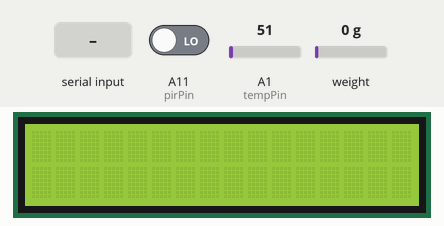
The sketch below on a simulated Arduino Mega 2560, built with avr-gcc and run on an emulated ATmega2560. Parts: 16×2 character LCD. The test bench sets the inputs (shaded band); at power-on: A1 (tempPin) = 51, A11 (pirPin) LOW, weight on the scale 0 g. What the sketch prints to the serial monitor is not drawn.

Above: at 3.4 s.
3.5 s: "0021" received over Serial
At 5.0 s:
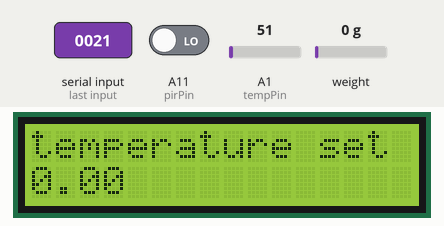
Timing chart, 0 to 6.5 s (numbered marks = the images above; inputs shaded):
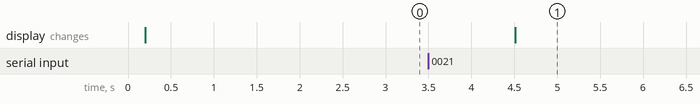

The sketch:

carRear.ino
```cpp
// LoadCell Library
#include "HX711.h"

// LCD Library
#include <LiquidCrystal.h>

#define LOADCELL_DOUT_PIN 2
#define LOADCELL_SCK_PIN 3

// LiquidCrystal lcd(RS, E, D4, D5, D6, D7)
LiquidCrystal lcd(6, 5, 23, 22, 21, 13);
float goaltemp = 0;

const int pirPin = A11; // 적외선 센서
const int tempPin = A1; // 온도 센서
float preTemp = 0.0; // 이전 온도 데이터

// LoadCell scale Function
HX711 scale;

//-4486 worked for my 3kg max scale setup
float calibration_factor = -4486;

void setup()
{
  Serial.begin(9600);
  Serial.println("HX711 calibration sketch");
  Serial.println("Remove all weight from scale");
  Serial.println("After readings begin, place known weight on scale");
  Serial.println("Press + or a to increase calibration factor");
  Serial.println("Press - or z to decrease calibration factor");

  // Pin setting
  pinMode(pirPin, INPUT);
  lcd.begin(16, 2);

  scale.begin(LOADCELL_DOUT_PIN, LOADCELL_SCK_PIN);
  scale.set_scale();

  //Reset the scale to 0
  scale.tare();

  //Get a baseline reading
  long zero_factor = scale.read_average();
  //This can be used to remove the need to tare the scale. Useful in permanent scale projects.
  Serial.print("Zero factor: ");
  Serial.println(zero_factor);
}

void loop()
{
  int temp = analogRead(tempPin);
  int pir = digitalRead(pirPin);

  // 센싱
  // 온도 센서 작동
  float tempF = ((5.0 * temp)/1024.0) * 100; // 현재 온도
  if(preTemp != tempF){
    preTemp = tempF;
    String strtemp = "0001";
    strtemp += tempF;
    Serial.println(strtemp);
    delay(500);
  }

  // 적외선 센서 작동
  if(pir == HIGH){
    Serial.println("000400000001");
  }

  String cmd = Serial.readString();

  if(cmd.substring(0,4) == "0021"){
    // LCD 제어
    goaltemp = cmd.substring(8).toFloat(); // 목표 온도
    lcd.clear();
    lcd.print("temperature set");
    lcd.setCursor(0, 1); // 줄바꿈
    lcd.print(goaltemp/100.0);
  }else if(cmd.substring(0,4) == "0032"){
    //주행 or Stop 명령
    if(cmd.substring(11,12) == "1"){
      Serial.println("00059999");
      delay(500);
    }
  }


  //Adjust to this calibration factor
  scale.set_scale(calibration_factor);

  double value = scale.get_units()*10;
  if(value < 0){
    value = value *(-1);
  }
  if(value == 0 ){
    value = value + 1;
  }
  String value_str = String(value, 1);
  Serial.println("0005"+value_str);
  //Change this to kg and re-adjust the calibration factor if you follow SI units like a sane person
  //기존 예제가 파운드(lbs) 기준이지만 우리는 그램(g)을 쓸것이므로 'g'로 바꿉니다.
  //Serial.print(" g");
  //Serial.print(" calibration_factor: ");
  //Serial.print(calibration_factor);
  //Serial.println();
  delay(300);

  if(Serial.available())
  {


//    char temp_2 = char(temp[0]);
//
//    // 무게센서 보정값 변동
//    // 변경 : 보정값 범위 설정 가능하도록 변경
//    switch(temp_2)
//    {
//      case "0":
//        calibration_factor += 1;
//        break;
//      case "1":
//        calibration_factor += 10;
//        break;
//      case "2":
//        calibration_factor += 50;
//        break;
//      case "3":
//        calibration_factor += 100;
//        break;
//      case "4":
//        calibration_factor += 1000;
//        break;
//      case "5":
//        calibration_factor += 10000;
//        break;
//      case "6":
//        calibration_factor += 100000;
//        break;
//
//      case "a":
//        calibration_factor -= 10;
//        break;
//      case "s":
//        calibration_factor -= 50;
//        break;
//      case "d":
//        calibration_factor -= 100;
//        break;
//      case "f":
//        calibration_factor -= 1000;
//        break;
//      case "g":
//        calibration_factor -= 10000;
//        break;
//      case "h":
//        calibration_factor -= 100000;
//        break;
//      case "l":
//        calibration_factor -= 1;
//        break;
//    }
  }

}
```

Measured:
- after the input at 3.5 s, the display: changes after 1.0 s (image 1)
